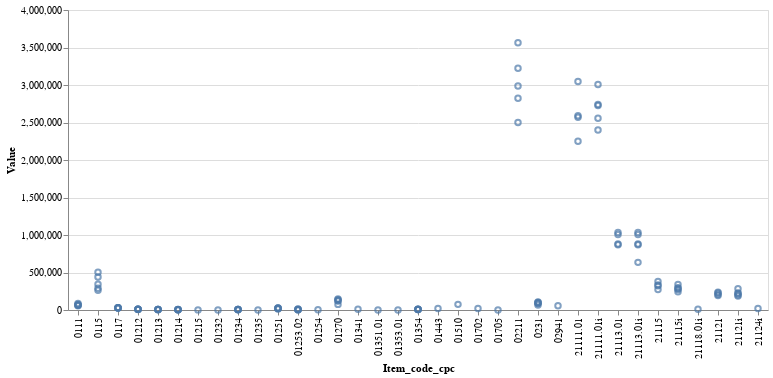

Notebook cell for this chart:
### Code cell
# Import interactive Altair library
import altair as alt

# First Overview of the Interactive View for 2020
ir_prod_2020 = ir_prod_value_df.loc[ir_prod_value_df['Year']==2020]

alt.Chart(ir_prod_2020).mark_point().encode(
    alt.X('Item_code_cpc'),
    alt.Y('Value')
)

### Figure 1 — Vega-Lite specification as saved in the notebook (floating-point values rounded to 4 significant figures)
{"config": {"view": {"continuousWidth": 400, "continuousHeight": 300}}, "data": {"name": "data-5a3eb0d5c105404b69ed914097a1d1f4"}, "mark": "point", "encoding": {"x": {"field": "Item_code_cpc", "type": "nominal"}, "y": {"field": "Value", "type": "quantitative"}}, "$schema": "https://vega.github.io/schema/vega-lite/v4.17.0.json", "datasets": {"data-5a3eb0d5c105404b69ed914097a1d1f4": [{"Item_code_cpc": "01341", "Item": "Apples", "Year": 2020, "Unit": "1000 Int. $", "Value": 9190}, {"Item_code_cpc": "0115", "Item": "Barley", "Year": 2020, "Unit": "1000 Int. $", "Value": 262520}, {"Item_code_cpc": "0115", "Item": "Barley", "Year": 2020, "Unit": "1000 SLC", "Value": 439851}, {"Item_code_cpc": "0115", "Item": "Barley", "Year": 2020, "Unit": "1000 SLC", "Value": 290299}, {"Item_code_cpc": "0115", "Item": "Barley", "Year": 2020, "Unit": "1000 US$", "Value": 502396}, {"Item_code_cpc": "0115", "Item": "Barley", "Year": 2020, "Unit": "1000 US$", "Value": 344555}, {"Item_code_cpc": "01702", "Item": "Broad beans and horse beans, dry", "Year": 2020, "Unit": "1000 Int. $", "Value": 19216}, {"Item_code_cpc": "01212", "Item": "Cabbages", "Year": 2020, "Unit": "1000 Int. $", "Value": 5730}, {"Item_code_cpc": "01212", "Item": "Cabbages", "Year": 2020, "Unit": "1000 SLC", "Value": 9863}, {"Item_code_cpc": "01212", "Item": "Cabbages", "Year": 2020, "Unit": "1000 SLC", "Value": 9443}, {"Item_code_cpc": "01212", "Item": "Cabbages", "Year": 2020, "Unit": "1000 US$", "Value": 11265}, {"Item_code_cpc": "01212", "Item": "Cabbages", "Year": 2020, "Unit": "1000 US$", "Value": 11148}, {"Item_code_cpc": "01251", "Item": "Carrots and turnips", "Year": 2020, "Unit": "1000 Int. $", "Value": 14167}, {"Item_code_cpc": "01251", "Item": "Carrots and turnips", "Year": 2020, "Unit": "1000 SLC", "Value": 24605}, {"Item_code_cpc": "01251", "Item": "Carrots and turnips", "Year": 2020, "Unit": "1000 SLC", "Value": 21358}, {"Item_code_cpc": "01251", "Item": "Carrots and turnips", "Year": 2020, "Unit": "1000 US$", "Value": 28104}, {"Item_code_cpc": "01251", "Item": "Carrots and turnips", "Year": 2020, "Unit": "1000 US$", "Value": 25156}, {"Item_code_cpc": "01213", "Item": "Cauliflowers and broccoli", "Year": 2020, "Unit": "1000 Int. $", "Value": 4942}, {"Item_code_cpc": "01213", "Item": "Cauliflowers and broccoli", "Year": 2020, "Unit": "1000 SLC", "Value": 7160}, {"Item_code_cpc": "01213", "Item": "Cauliflowers and broccoli", "Year": 2020, "Unit": "1000 SLC", "Value": 6318}, {"Item_code_cpc": "01213", "Item": "Cauliflowers and broccoli", "Year": 2020, "Unit": "1000 US$", "Value": 8179}, {"Item_code_cpc": "01213", "Item": "Cauliflowers and broccoli", "Year": 2020, "Unit": "1000 US$", "Value": 7459}, {"Item_code_cpc": "01232", "Item": "Cucumbers and gherkins", "Year": 2020, "Unit": "1000 Int. $", "Value": 692}, {"Item_code_cpc": "01351.01", "Item": "Currants", "Year": 2020, "Unit": "1000 Int. $", "Value": 154}, {"Item_code_cpc": "0231", "Item": "Hen eggs in shell, fresh", "Year": 2020, "Unit": "1000 Int. $", "Value": 67232}, {"Item_code_cpc": "0231", "Item": "Hen eggs in shell, fresh", "Year": 2020, "Unit": "1000 SLC", "Value": 92289}, {"Item_code_cpc": "0231", "Item": "Hen eggs in shell, fresh", "Year": 2020, "Unit": "1000 SLC", "Value": 86313}, {"Item_code_cpc": "0231", "Item": "Hen eggs in shell, fresh", "Year": 2020, "Unit": "1000 US$", "Value": 105413}, {"Item_code_cpc": "0231", "Item": "Hen eggs in shell, fresh", "Year": 2020, "Unit": "1000 US$", "Value": 101460}, {"Item_code_cpc": "21118.01i", "Item": "Horse meat, fresh or chilled (indigenous)", "Year": 2020, "Unit": "1000 Int. $", "Value": 10309}, {"Item_code_cpc": "01254", "Item": "Leeks and other alliaceous vegetables", "Year": 2020, "Unit": "1000 Int. $", "Value": 3200}, {"Item_code_cpc": "01214", "Item": "Lettuce and chicory", "Year": 2020, "Unit": "1000 Int. $", "Value": 2333}, {"Item_code_cpc": "01214", "Item": "Lettuce and chicory", "Year": 2020, "Unit": "1000 SLC", "Value": 4564}, {"Item_code_cpc": "01214", "Item": "Lettuce and chicory", "Year": 2020, "Unit": "1000 SLC", "Value": 4628}, {"Item_code_cpc": "01214", "Item": "Lettuce and chicory", "Year": 2020, "Unit": "1000 US$", "Value": 5212}, {"Item_code_cpc": "01214", "Item": "Lettuce and chicory", "Year": 2020, "Unit": "1000 US$", "Value": 5463}, {"Item_code_cpc": "21111.01", "Item": "Meat of cattle with the bone, fresh or chilled", "Year": 2020, "Unit": "1000 SLC", "Value": 2250037}, {"Item_code_cpc": "21111.01", "Item": "Meat of cattle with the bone, fresh or chilled", "Year": 2020, "Unit": "1000 SLC", "Value": 2591300}, {"Item_code_cpc": "21111.01", "Item": "Meat of cattle with the bone, fresh or chilled", "Year": 2020, "Unit": "1000 US$", "Value": 2569984}, {"Item_code_cpc": "21111.01", "Item": "Meat of cattle with the bone, fresh or chilled", "Year": 2020, "Unit": "1000 US$", "Value": 3047192}, {"Item_code_cpc": "21111.01i", "Item": "Meat of cattle with the bone, fresh or chilled (indigenous)", "Year": 2020, "Unit": "1000 Int. $", "Value": 2725828}, {"Item_code_cpc": "21111.01i", "Item": "Meat of cattle with the bone, fresh or chilled (indigenous)", "Year": 2020, "Unit": "1000 SLC", "Value": 2399026}, {"Item_code_cpc": "21111.01i", "Item": "Meat of cattle with the bone, fresh or chilled (indigenous)", "Year": 2020, "Unit": "1000 SLC", "Value": 2555241}, {"Item_code_cpc": "21111.01i", "Item": "Meat of cattle with the bone, fresh or chilled (indigenous)", "Year": 2020, "Unit": "1000 US$", "Value": 2740158}, {"Item_code_cpc": "21111.01i", "Item": "Meat of cattle with the bone, fresh or chilled (indigenous)", "Year": 2020, "Unit": "1000 US$", "Value": 3007341}, {"Item_code_cpc": "21121", "Item": "Meat of chickens, fresh or chilled", "Year": 2020, "Unit": "1000 SLC", "Value": 206948}, {"Item_code_cpc": "21121", "Item": "Meat of chickens, fresh or chilled", "Year": 2020, "Unit": "1000 SLC", "Value": 192047}, {"Item_code_cpc": "21121", "Item": "Meat of chickens, fresh or chilled", "Year": 2020, "Unit": "1000 US$", "Value": 236376}, {"Item_code_cpc": "21121", "Item": "Meat of chickens, fresh or chilled", "Year": 2020, "Unit": "1000 US$", "Value": 226926}, {"Item_code_cpc": "21121i", "Item": "Meat of chickens, fresh or chilled (indigenous)", "Year": 2020, "Unit": "1000 Int. $", "Value": 281846}, {"Item_code_cpc": "21121i", "Item": "Meat of chickens, fresh or chilled (indigenous)", "Year": 2020, "Unit": "1000 SLC", "Value": 199531}, {"Item_code_cpc": "21121i", "Item": "Meat of chickens, fresh or chilled (indigenous)", "Year": 2020, "Unit": "1000 SLC", "Value": 185163}, {"Item_code_cpc": "21121i", "Item": "Meat of chickens, fresh or chilled (indigenous)", "Year": 2020, "Unit": "1000 US$", "Value": 227904}, {"Item_code_cpc": "21121i", "Item": "Meat of chickens, fresh or chilled (indigenous)", "Year": 2020, "Unit": "1000 US$", "Value": 218792}, {"Item_code_cpc": "21113.01", "Item": "Meat of pig with the bone, fresh or chilled", "Year": 2020, "Unit": "1000 SLC", "Value": 880454}, {"Item_code_cpc": "21113.01", "Item": "Meat of pig with the bone, fresh or chilled", "Year": 2020, "Unit": "1000 SLC", "Value": 871319}, {"Item_code_cpc": "21113.01", "Item": "Meat of pig with the bone, fresh or chilled", "Year": 2020, "Unit": "1000 US$", "Value": 1005651}, {"Item_code_cpc": "21113.01", "Item": "Meat of pig with the bone, fresh or chilled", "Year": 2020, "Unit": "1000 US$", "Value": 1032042}, {"Item_code_cpc": "21113.01i", "Item": "Meat of pig with the bone, fresh or chilled (indigenous)", "Year": 2020, "Unit": "1000 Int. $", "Value": 635085}, {"Item_code_cpc": "21113.01i", "Item": "Meat of pig with the bone, fresh or chilled (indigenous)", "Year": 2020, "Unit": "1000 SLC", "Value": 880454}, {"Item_code_cpc": "21113.01i", "Item": "Meat of pig with the bone, fresh or chilled (indigenous)", "Year": 2020, "Unit": "1000 SLC", "Value": 871319}, {"Item_code_cpc": "21113.01i", "Item": "Meat of pig with the bone, fresh or chilled (indigenous)", "Year": 2020, "Unit": "1000 US$", "Value": 1005651}, {"Item_code_cpc": "21113.01i", "Item": "Meat of pig with the bone, fresh or chilled (indigenous)", "Year": 2020, "Unit": "1000 US$", "Value": 1032042}, {"Item_code_cpc": "21115", "Item": "Meat of sheep, fresh or chilled", "Year": 2020, "Unit": "1000 SLC", "Value": 334056}, {"Item_code_cpc": "21115", "Item": "Meat of sheep, fresh or chilled", "Year": 2020, "Unit": "1000 SLC", "Value": 274462}, {"Item_code_cpc": "21115", "Item": "Meat of sheep, fresh or chilled", "Year": 2020, "Unit": "1000 US$", "Value": 381557}, {"Item_code_cpc": "21115", "Item": "Meat of sheep, fresh or chilled", "Year": 2020, "Unit": "1000 US$", "Value": 323906}, {"Item_code_cpc": "21115i", "Item": "Meat of sheep, fresh or chilled (indigenous)", "Year": 2020, "Unit": "1000 Int. $", "Value": 274782}, {"Item_code_cpc": "21115i", "Item": "Meat of sheep, fresh or chilled (indigenous)", "Year": 2020, "Unit": "1000 SLC", "Value": 297074}, {"Item_code_cpc": "21115i", "Item": "Meat of sheep, fresh or chilled (indigenous)", "Year": 2020, "Unit": "1000 SLC", "Value": 244078}, {"Item_code_cpc": "21115i", "Item": "Meat of sheep, fresh or chilled (indigenous)", "Year": 2020, "Unit": "1000 US$", "Value": 339317}, {"Item_code_cpc": "21115i", "Item": "Meat of sheep, fresh or chilled (indigenous)", "Year": 2020, "Unit": "1000 US$", "Value": 288048}, {"Item_code_cpc": "21124i", "Item": "Meat of turkeys, fresh or chilled (indigenous)", "Year": 2020, "Unit": "1000 Int. $", "Value": 19897}, {"Item_code_cpc": "01270", "Item": "Mushrooms and truffles", "Year": 2020, "Unit": "1000 Int. $", "Value": 74944}, {"Item_code_cpc": "01270", "Item": "Mushrooms and truffles", "Year": 2020, "Unit": "1000 SLC", "Value": 121205}, {"Item_code_cpc": "01270", "Item": "Mushrooms and truffles", "Year": 2020, "Unit": "1000 SLC", "Value": 125591}, {"Item_code_cpc": "01270", "Item": "Mushrooms and truffles", "Year": 2020, "Unit": "1000 US$", "Value": 138440}, {"Item_code_cpc": "01270", "Item": "Mushrooms and truffles", "Year": 2020, "Unit": "1000 US$", "Value": 148161}, {"Item_code_cpc": "0117", "Item": "Oats", "Year": 2020, "Unit": "1000 Int. $", "Value": 30211}, {"Item_code_cpc": "0117", "Item": "Oats", "Year": 2020, "Unit": "1000 SLC", "Value": 26300}, {"Item_code_cpc": "0117", "Item": "Oats", "Year": 2020, "Unit": "1000 SLC", "Value": 26429}, {"Item_code_cpc": "0117", "Item": "Oats", "Year": 2020, "Unit": "1000 US$", "Value": 30040}, {"Item_code_cpc": "0117", "Item": "Oats", "Year": 2020, "Unit": "1000 US$", "Value": 31217}, {"Item_code_cpc": "01253.02", "Item": "Onions and shallots, dry (excluding dehydrated)", "Year": 2020, "Unit": "1000 Int. $", "Value": 4893}, {"Item_code_cpc": "01253.02", "Item": "Onions and shallots, dry (excluding dehydrated)", "Year": 2020, "Unit": "1000 SLC", "Value": 3290}, {"Item_code_cpc": "01253.02", "Item": "Onions and shallots, dry (excluding dehydrated)", "Year": 2020, "Unit": "1000 SLC", "Value": 10901}, {"Item_code_cpc": "01253.02", "Item": "Onions and shallots, dry (excluding dehydrated)", "Year": 2020, "Unit": "1000 US$", "Value": 3758}, {"Item_code_cpc": "01253.02", "Item": "Onions and shallots, dry (excluding dehydrated)", "Year": 2020, "Unit": "1000 US$", "Value": 12909}, {"Item_code_cpc": "01705", "Item": "Peas, dry", "Year": 2020, "Unit": "1000 Int. $", "Value": 1110}, {"Item_code_cpc": "01510", "Item": "Potatoes", "Year": 2020, "Unit": "1000 Int. $", "Value": 75118}, {"Item_code_cpc": "01235", "Item": "Pumpkins, squash and gourds", "Year": 2020, "Unit": "1000 Int. $", "Value": 290}, {"Item_code_cpc": "01443", "Item": "Rape or colza seed", "Year": 2020, "Unit": "1000 Int. $", "Value": 20749}, {"Item_code_cpc": "01353.01", "Item": "Raspberries", "Year": 2020, "Unit": "1000 Int. $", "Value": 1018}, {"Item_code_cpc": "02211", "Item": "Raw milk of cattle", "Year": 2020, "Unit": "1000 Int. $", "Value": 3562869}, {"Item_code_cpc": "02211", "Item": "Raw milk of cattle", "Year": 2020, "Unit": "1000 SLC", "Value": 2821861}, {"Item_code_cpc": "02211", "Item": "Raw milk of cattle", "Year": 2020, "Unit": "1000 SLC", "Value": 2498808}, {"Item_code_cpc": "02211", "Item": "Raw milk of cattle", "Year": 2020, "Unit": "1000 US$", "Value": 3223118}, {"Item_code_cpc": "02211", "Item": "Raw milk of cattle", "Year": 2020, "Unit": "1000 US$", "Value": 2986092}, {"Item_code_cpc": "02941", "Item": "Shorn wool, greasy, including fleece-washed shorn wool", "Year": 2020, "Unit": "1000 Int. $", "Value": 55839}, {"Item_code_cpc": "01215", "Item": "Spinach", "Year": 2020, "Unit": "1000 Int. $", "Value": 1524}, {"Item_code_cpc": "01354", "Item": "Strawberries", "Year": 2020, "Unit": "1000 Int. $", "Value": 10219}, {"Item_code_cpc": "01354", "Item": "Strawberries", "Year": 2020, "Unit": "1000 SLC", "Value": 6882}, {"Item_code_cpc": "01354", "Item": "Strawberries", "Year": 2020, "Unit": "1000 SLC", "Value": 7947}, {"Item_code_cpc": "01354", "Item": "Strawberries", "Year": 2020, "Unit": "1000 US$", "Value": 7860}, {"Item_code_cpc": "01354", "Item": "Strawberries", "Year": 2020, "Unit": "1000 US$", "Value": 9408}, {"Item_code_cpc": "01234", "Item": "Tomatoes", "Year": 2020, "Unit": "1000 Int. $", "Value": 1766}, {"Item_code_cpc": "01234", "Item": "Tomatoes", "Year": 2020, "Unit": "1000 SLC", "Value": 5194}, {"Item_code_cpc": "01234", "Item": "Tomatoes", "Year": 2020, "Unit": "1000 SLC", "Value": 5194}, {"Item_code_cpc": "01234", "Item": "Tomatoes", "Year": 2020, "Unit": "1000 US$", "Value": 5933}, {"Item_code_cpc": "01234", "Item": "Tomatoes", "Year": 2020, "Unit": "1000 US$", "Value": 6132}, {"Item_code_cpc": "0111", "Item": "Wheat", "Year": 2020, "Unit": "1000 Int. $", "Value": 86424}, {"Item_code_cpc": "0111", "Item": "Wheat", "Year": 2020, "Unit": "1000 SLC", "Value": 63058}, {"Item_code_cpc": "0111", "Item": "Wheat", "Year": 2020, "Unit": "1000 SLC", "Value": 56618}, {"Item_code_cpc": "0111", "Item": "Wheat", "Year": 2020, "Unit": "1000 US$", "Value": 72025}, {"Item_code_cpc": "0111", "Item": "Wheat", "Year": 2020, "Unit": "1000 US$", "Value": 67951}]}}
